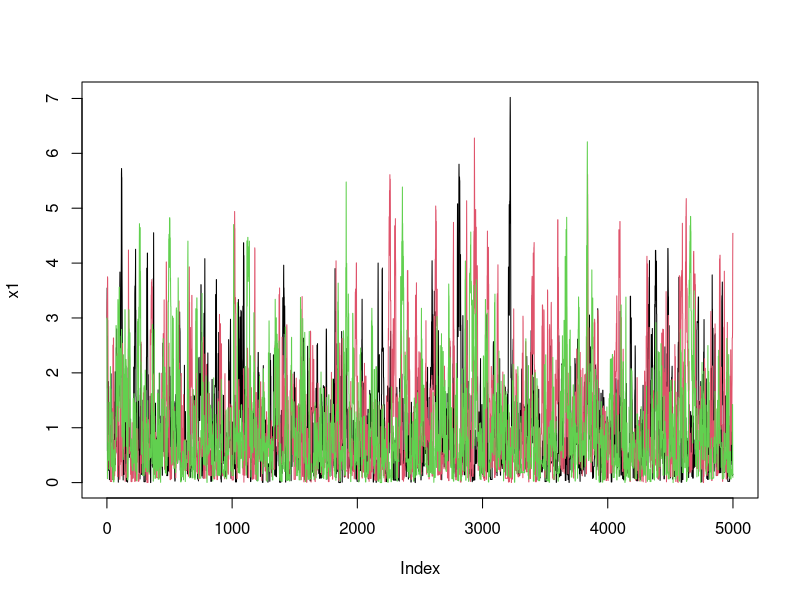
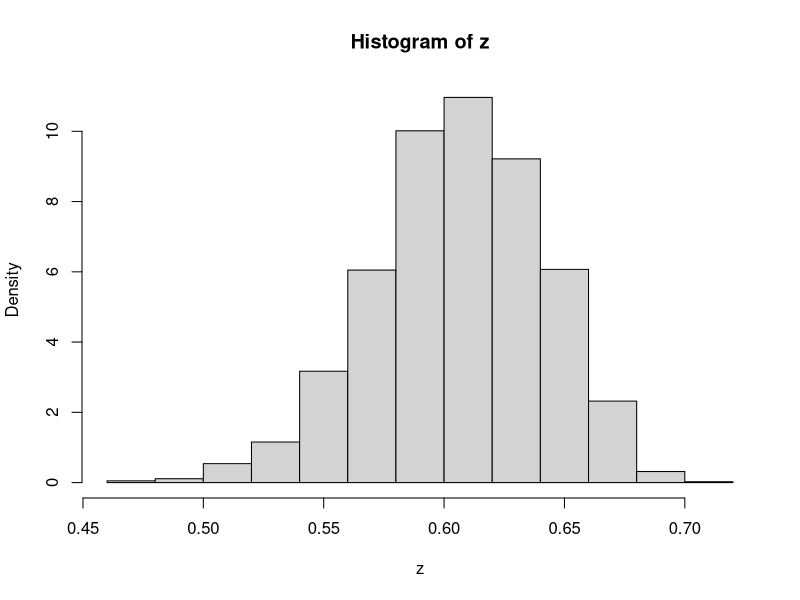
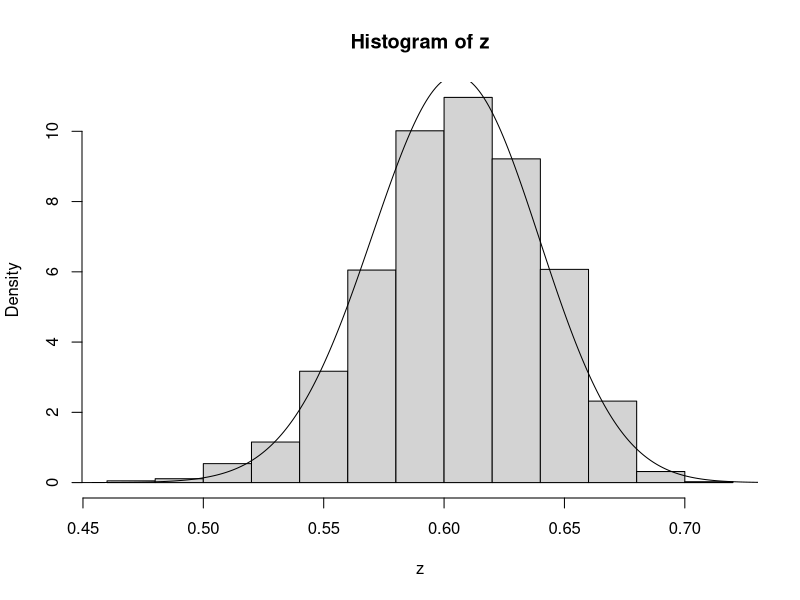

The R script that drew these images, in order:
# shameless copy job possibly from matt stephens ()
# This example we are sampling from an exponential distribution it would be easy to convert this so we are sampling from some state space we would then 
# use the acceptance from the notes aij = min[1,(πj * qji/πi * qij)] where qij is from the proposal matrix

# 
EXP_dist = function(x){
  if(x<0){
    return(0)}
  else {
    return( exp(-x))
  }
}

x = rep(0,5000) # chain
x[1] = 3 # random init
for(i in 2:5000){
  currentx = x[i-1] # current value
  proposedx = currentx + rnorm(1,mean=0,sd=1) # add a random number from a normal distribution
  A = EXP_dist(proposedx)/EXP_dist(currentx) # This is our alpha value
  if(runif(1)<A){
    x[i] = proposedx       # accept move with probabily min(1,A)
  } else {
    x[i] = currentx        # otherwise "reject" move, and stay where we are
  }
}
x1 = x

#lets repeat 3 times.
for(i in 2:5000){
  currentx = x[i-1]
  proposedx = currentx + rnorm(1,mean=0,sd=1)
  A = EXP_dist(proposedx)/EXP_dist(currentx) 
  if(runif(1)<A){
    x[i] = proposedx       
  } else {
    x[i] = currentx 
  }
}
x2 <- x

for(i in 2:5000){
  currentx = x[i-1]
  proposedx = currentx + rnorm(1,mean=0,sd=1)
  A = EXP_dist(proposedx)/EXP_dist(currentx) 
  if(runif(1)<A){
    x[i] = proposedx       # accept move with probabily min(1,A)
  } else {
    x[i] = currentx        # otherwise "reject" move, and stay where we are
  }
}
x3 <- x
# plot our results
plot(x1,type="l")
lines(x2, col=2)
lines(x3, col=3)

## sample allele frequency

prior = function(p){
  if((p<0) || (p>1)){  # || here means "or"
    return(0)}
  else{
    return(1)}
}

likelihood = function(p, nAA, nAa, naa){
  return(p^(2*nAA) * (2*p*(1-p))^nAa * (1-p)^(2*naa))
}

psampler = function(nAA, nAa, naa, niter, pstartval, pproposalsd){
  p = rep(0,niter)
  p[1] = pstartval
  for(i in 2:niter){
    currentp = p[i-1]
    newp = currentp + rnorm(1,0,pproposalsd)
    A = prior(newp)*likelihood(newp,nAA,nAa,naa)/(prior(currentp) * likelihood(currentp,nAA,nAa,naa))
    if(runif(1)<A){
      p[i] = newp       # accept move with probabily min(1,A)
    } else {
      p[i] = currentp        # otherwise "reject" move, and stay where we are
    }
  }
  return(p)
}


z=psampler(50,21,29,10000,0.5,0.01)
hist(z , probability = T)

x=seq(0,1,length=1000)
hist(z,prob=T)
lines(x,dbeta(x,122, 80))
